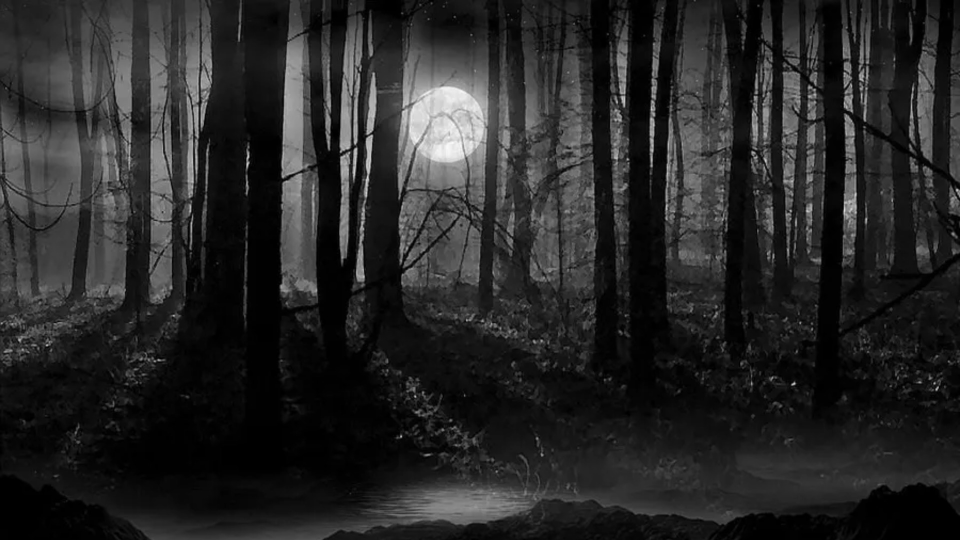
#> input picture Setup/2023/Forensics/files/challenge_lsb/dark.jpg, 1920 x 1080 px (shown at 1/2 size)
$ python script.py
#> lines starting #> are read from the running program, lines starting #| are printed output that depends on the picture
from PIL import Image

img = Image.open("dark.jpg")
#> img is the input picture: PIL image 1920x1080 RGB; min 0, max 253, mean 39
"""
print(img.size)
print(img.getpixel((1000,134)))"""
message = "CSC{Hi_there}"
message_2 = []
for i in message:
	message_2.extend([int(i) for i in f"{ord(i):08b}"])
	print(f"{ord(i):08b}")
print(message_2)
w,h = img.size
#> w = 1920; h = 1080
count = 0
for i in range(w):
	if count == len(message_2)-1:break
	for j in range(h):
		if count == len(message_2)-1:break
		rgb = list(img.getpixel((i, j)))
		for v, value in enumerate(rgb):
			rgb[v] = value if value%2==message_2[count] else value%(254+message_2[count] )
		img.putpixel((i, j), 255)
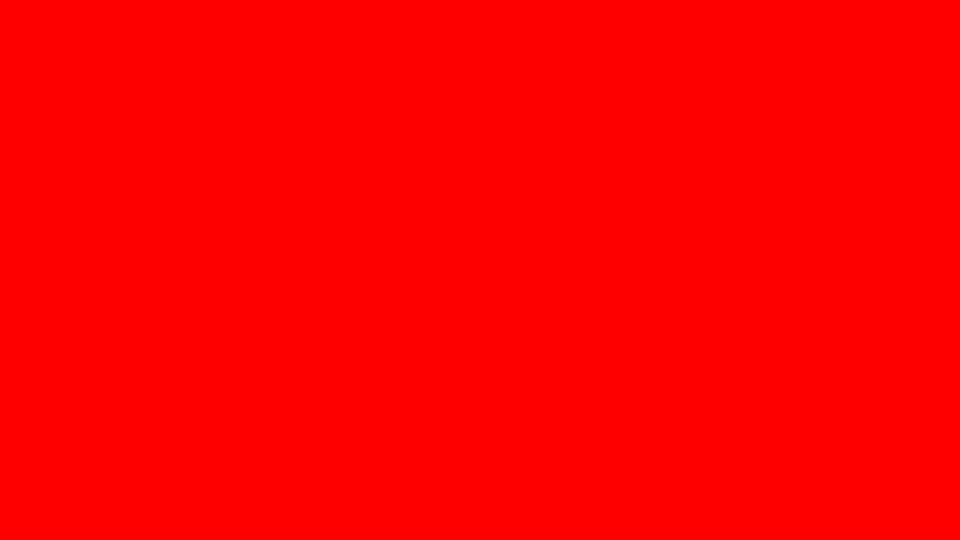
#> img: PIL image 1920x1080 RGB (shown at 1/2 size); mean R, G, B 255, 0, 0
img.show()
